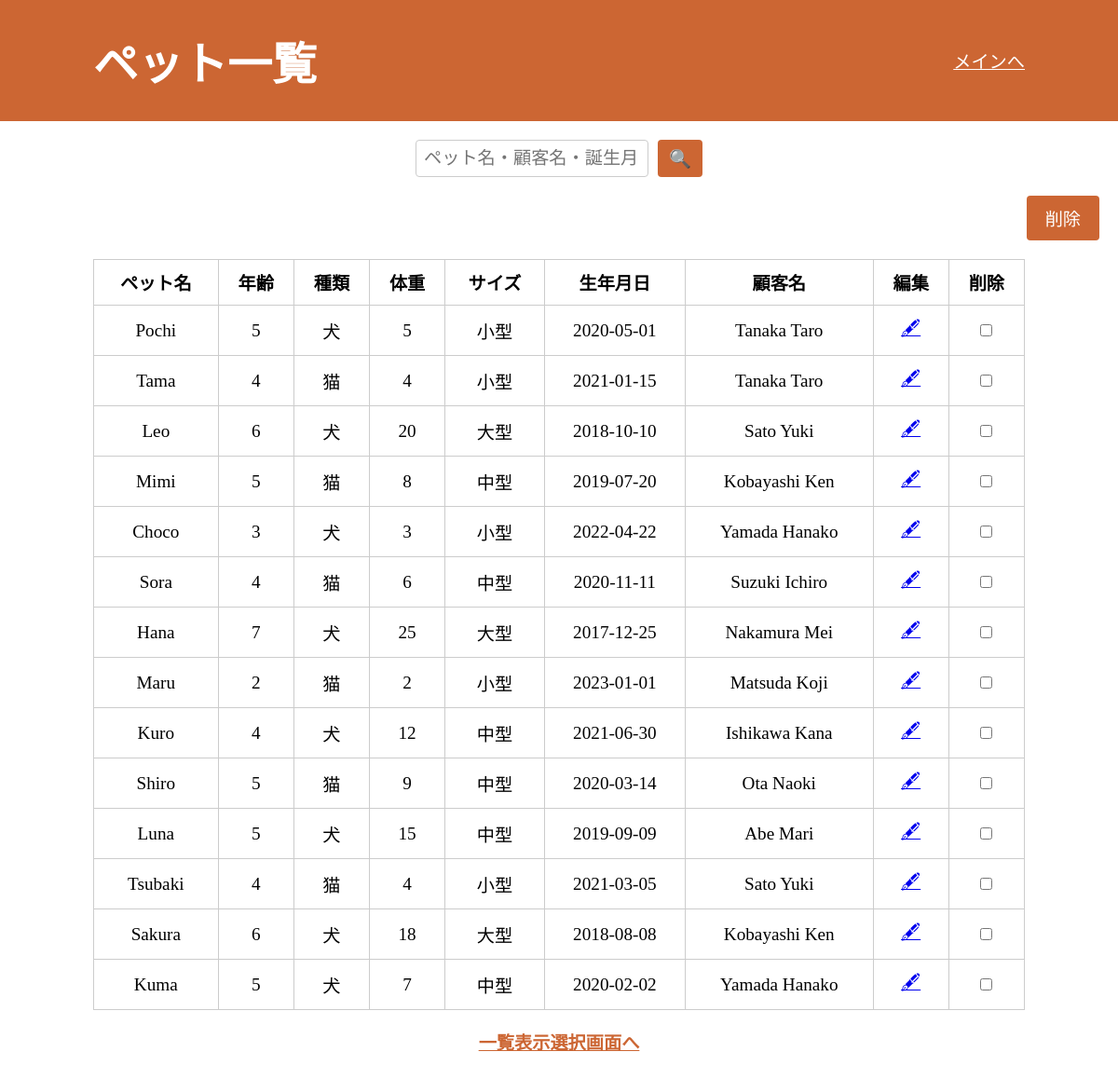
Screenshot of /pet_list.php with the database file from the repository.
### tables this page shows
CREATE TABLE pets (
    pet_id INT AUTO_INCREMENT PRIMARY KEY,
    customer_id INT NOT NULL,
    pet_name VARCHAR(50) NOT NULL,
    pet_weight INT NOT NULL,
    pet_type VARCHAR(50) NOT NULL,
    pet_size VARCHAR(50) NOT NULL,
    pet_DOB DATE NOT NULL,
    FOREIGN KEY (customer_id) REFERENCES customers(customer_id) ON DELETE CASCADE
);

CREATE TABLE customers (
    customer_id INT AUTO_INCREMENT PRIMARY KEY,
    customer_name VARCHAR(100) NOT NULL,
    customer_mail VARCHAR(100) UNIQUE,
    customer_number VARCHAR(15) UNIQUE,
    customer_zipcode INT(7) NOT NULL,
    address VARCHAR(255) NOT NULL
);

### includes/functions.php (called while the page is built, shortened)
<?php
function xss($data) {
    return htmlspecialchars(trim($data), ENT_QUOTES, 'UTF-8');
}
?>

### public/pet_list.php (the view, shortened to what this page needs)
<?php
require_once '../config/config.php';
require_once __DIR__ . '/../includes/functions.php';
$keyword = trim($_GET['keyword'] ?? '');
?>
<!DOCTYPE html>
<html lang='ja'>
<head>
    <link rel="stylesheet" href=" assets/css/style.css">
</head>
<body>
    <div>
        <header>
            <div style="display: flex; justify-content: space-between; align-items: center;">
                <h1>ペット一覧</h1>
                <nav>
                    <ul>
                        <li><a href="main.php">メインへ</a></li>
                    </ul>
                </nav>
            </div>
        </header>
        <main>
            <form method="get" action="pet_list.php" class="history_search_wrap">
                <input type="text" name="keyword" placeholder="ペット名・顧客名・誕生月を入力" value="<?= xss($keyword) ?>"
                    class="history_search_input">
                <input type="submit" value="🔍"
                    class="history_search_btn">
            </form>
            <form method="post" action="pet_delete.php">
                <div style="display: flex; justify-content: flex-end;">
                    <button type="submit" class="history_delete_btn" onclick="return confirm('選択したペットを削除してよろしいですか？');">削除</button>
                </div>
                <?php
                try {
                    $sql = "SELECT pets.pet_id, customers.customer_name, pets.pet_name,
                            pets.pet_weight, pets.pet_type, pets.pet_size, pets.pet_DOB
                        FROM pets
                        JOIN customers ON pets.customer_id = customers.customer_id";
                    $params = [];
                    $stmt = $pdo->prepare($sql);
                    $stmt->execute($params);
                    $pets_table = $stmt->fetchAll();
                    if (empty($pets_table)) {
                        echo "<p>該当するペット情報はありません。</p>";
                    } else {
                ?>
                        <table class="history_table">
                            <thead>
                                <tr>
                                    <th class="h1">ペット名</th>
                                    <th class="h2">年齢</th>
                                    <th class="h3">種類</th>
                                    <th class="h3">体重</th>
                                    <th class="h3">サイズ</th>
                                    <th class="h4">生年月日</th>
                                    <th class="h2">顧客名</th>
                                    <th class="h5">編集</th>
                                    <th class="h5">削除</th>
                                </tr>
                            </thead>
                            <tbody>
                                <?php foreach ($pets_table as $pet): ?>
                                    <tr>
                                        <td class="h1"><?= xss($pet['pet_name']) ?></td>
                                        <td class="h2">
                                            <?php
                                            $dob = new DateTime($pet['pet_DOB']);
                                            $today = new DateTime();
                                            $age = $today->diff($dob)->y;
                                            echo $age;
                                            ?>
                                        </td>
                                        <td class="h3"><?= xss($pet['pet_type']) ?></td>
                                        <td class="h3"><?= xss($pet['pet_weight']) ?></td>
                                        <td class="h3"><?= xss($pet['pet_size']) ?></td>
                                        <td class="h4"><?= xss($pet['pet_DOB']) ?></td>
                                        <td class="h2"><?= xss($pet['customer_name']) ?></td>
                                        <td class="h5"><a href="pet_edit.php?id=<?= xss($pet['pet_id']) ?>">🖋</a></td>
                                        <td class="h5"><input type="checkbox" name="pet_delete_ids[]" value="<?= xss($pet['pet_id']) ?>"></td>
                                    </tr>
                                <?php endforeach; ?>
                            </tbody>
                        </table>
                <?php
                    }
                } catch (PDOException $e) {
                    echo "<p>エラー: " . xss($e->getMessage()) . "</p>";
                }
                ?>
            </form>
            <div class="link">
                <a href="list_select.php">一覧表示選択画面へ</a>
            </div>
        </main>
    </div>
</body>
</html>

### public/assets/css/style.css (style rules this page uses)
* { margin: 0; padding: 0; list-style: none; font-size: 100%; border: none; }
*, *::before, *::after { box-sizing: border-box; }
html { font-size: 1.2rem; }
header { width: 100%; height: 30%; padding: 30px 100px; background-color: #CC6633; }
header h1 { font-size: 2.5rem; color: #FFFFFF; }
header nav { text-align: right; }
header li a { color: #FFFFFF; }
main { height: 60%; padding-top: 20px; padding-bottom: 40px; }
input, select { border: 1px solid; }
button { border: 1px solid; }
table, th, td { border: 1px solid; margin: 0 auto; }
.link { text-align: center; margin-top: 20px; }
.link a { color: #CC6633; font-weight: bold; padding: 10px 20px; }
.history_search_wrap { display: flex; justify-content: center; gap: 10px; }
.history_search_input { padding: 8px; width: 250px; border: 1px solid #ccc; border-radius: 4px; }
.history_search_btn { padding: 8px 12px; background-color: #CC6633; color: white; border: none; border-radius: 4px; cursor: pointer; }
.history_delete_btn { display: flex; margin: 20px; padding: 10px 20px; background-color: #CC6633; color: white; border: none; border-radius: 4px; cursor: pointer; }
.history_table { width: 100%; max-width: 1000px; border-collapse: collapse; margin: 0 auto; background-color: white; table-layout: auto; }
.history_table th, .history_table td { padding: 10px; border: 1px solid #ccc; text-align: center; white-space: nowrap; }

### rows the page displays
pets: pet_name "Pochi", pet_type "犬", pet_weight "5", pet_size "小型", pet_DOB "2020-05-01", customer.customer_name "Tanaka Taro"
pets: pet_name "Tama", pet_type "猫", pet_weight "4", pet_size "小型", pet_DOB "2021-01-15", customer.customer_name "Tanaka Taro"
pets: pet_name "Leo", pet_type "犬", pet_weight "20", pet_size "大型", pet_DOB "2018-10-10", customer.customer_name "Sato Yuki"
pets: pet_name "Mimi", pet_type "猫", pet_weight "8", pet_size "中型", pet_DOB "2019-07-20", customer.customer_name "Kobayashi Ken"
pets: pet_name "Choco", pet_type "犬", pet_weight "3", pet_size "小型", pet_DOB "2022-04-22", customer.customer_name "Yamada Hanako"
pets: pet_name "Sora", pet_type "猫", pet_weight "6", pet_size "中型", pet_DOB "2020-11-11", customer.customer_name "Suzuki Ichiro"
pets: pet_name "Hana", pet_type "犬", pet_weight "25", pet_size "大型", pet_DOB "2017-12-25", customer.customer_name "Nakamura Mei"
pets: pet_name "Maru", pet_type "猫", pet_weight "2", pet_size "小型", pet_DOB "2023-01-01", customer.customer_name "Matsuda Koji"
pets: pet_name "Kuro", pet_type "犬", pet_weight "12", pet_size "中型", pet_DOB "2021-06-30", customer.customer_name "Ishikawa Kana"
pets: pet_name "Shiro", pet_type "猫", pet_weight "9", pet_size "中型", pet_DOB "2020-03-14", customer.customer_name "Ota Naoki"
pets: pet_name "Luna", pet_type "犬", pet_weight "15", pet_size "中型", pet_DOB "2019-09-09", customer.customer_name "Abe Mari"
pets: pet_name "Tsubaki", pet_type "猫", pet_weight "4", pet_size "小型", pet_DOB "2021-03-05", customer.customer_name "Sato Yuki"
pets: pet_name "Sakura", pet_type "犬", pet_weight "18", pet_size "大型", pet_DOB "2018-08-08", customer.customer_name "Kobayashi Ken"
pets: pet_name "Kuma", pet_type "犬", pet_weight "7", pet_size "中型", pet_DOB "2020-02-02", customer.customer_name "Yamada Hanako"
